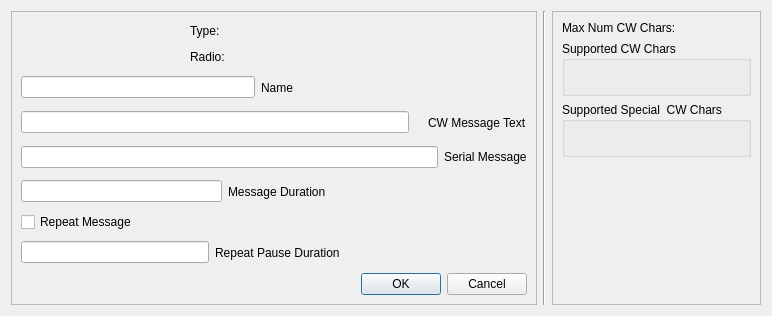
<?xml version="1.0" encoding="UTF-8"?>
<ui version="4.0">
 <class>TxVmRigButtonDialog</class>
 <widget class="QDialog" name="TxVmRigButtonDialog">
  <property name="geometry">
   <rect>
    <x>0</x>
    <y>0</y>
    <width>772</width>
    <height>316</height>
   </rect>
  </property>
  <property name="windowTitle">
   <string>Rig Keyer Button Setup</string>
  </property>
  <layout class="QHBoxLayout" name="horizontalLayout_12">
   <item>
    <widget class="QFrame" name="rigButtonFrame">
     <property name="frameShape">
      <enum>QFrame::StyledPanel</enum>
     </property>
     <property name="frameShadow">
      <enum>QFrame::Raised</enum>
     </property>
     <layout class="QVBoxLayout" name="verticalLayout_2">
      <item>
       <layout class="QHBoxLayout" name="horizontalLayout">
        <item>
         <spacer name="horizontalSpacer">
          <property name="orientation">
           <enum>Qt::Horizontal</enum>
          </property>
          <property name="sizeHint" stdset="0">
           <size>
            <width>107</width>
            <height>46</height>
           </size>
          </property>
         </spacer>
        </item>
        <item>
         <layout class="QVBoxLayout" name="verticalLayout">
          <item>
           <layout class="QHBoxLayout" name="horizontalLayout_7">
            <item>
             <widget class="QLabel" name="label_3">
              <property name="text">
               <string>Type: </string>
              </property>
             </widget>
            </item>
            <item>
             <widget class="QLabel" name="txVmTypeLbl">
              <property name="text">
               <string/>
              </property>
             </widget>
            </item>
            <item>
             <spacer name="horizontalSpacer_7">
              <property name="orientation">
               <enum>Qt::Horizontal</enum>
              </property>
              <property name="sizeHint" stdset="0">
               <size>
                <width>40</width>
                <height>20</height>
               </size>
              </property>
             </spacer>
            </item>
           </layout>
          </item>
          <item>
           <layout class="QHBoxLayout" name="horizontalLayout_8">
            <item>
             <widget class="QLabel" name="label_4">
              <property name="text">
               <string>Radio:</string>
              </property>
             </widget>
            </item>
            <item>
             <widget class="QLabel" name="radioNameLbl">
              <property name="text">
               <string/>
              </property>
             </widget>
            </item>
            <item>
             <spacer name="horizontalSpacer_6">
              <property name="orientation">
               <enum>Qt::Horizontal</enum>
              </property>
              <property name="sizeHint" stdset="0">
               <size>
                <width>40</width>
                <height>20</height>
               </size>
              </property>
             </spacer>
            </item>
           </layout>
          </item>
         </layout>
        </item>
        <item>
         <spacer name="horizontalSpacer_2">
          <property name="orientation">
           <enum>Qt::Horizontal</enum>
          </property>
          <property name="sizeHint" stdset="0">
           <size>
            <width>107</width>
            <height>46</height>
           </size>
          </property>
         </spacer>
        </item>
       </layout>
      </item>
      <item>
       <layout class="QHBoxLayout" name="horizontalLayout_3">
        <item>
         <widget class="QLineEdit" name="txVmNameEdit"/>
        </item>
        <item>
         <widget class="QLabel" name="label">
          <property name="text">
           <string>Name</string>
          </property>
         </widget>
        </item>
        <item>
         <spacer name="horizontalSpacer_5">
          <property name="orientation">
           <enum>Qt::Horizontal</enum>
          </property>
          <property name="sizeHint" stdset="0">
           <size>
            <width>40</width>
            <height>20</height>
           </size>
          </property>
         </spacer>
        </item>
       </layout>
      </item>
      <item>
       <layout class="QHBoxLayout" name="horizontalLayout_5">
        <item>
         <widget class="QLineEdit" name="txCwMessageLineEdit"/>
        </item>
        <item>
         <widget class="QLabel" name="cwMsgLengthLabel">
          <property name="text">
           <string/>
          </property>
         </widget>
        </item>
        <item>
         <widget class="QLabel" name="cwMessageTextLabel">
          <property name="text">
           <string>CW Message Text</string>
          </property>
         </widget>
        </item>
       </layout>
      </item>
      <item>
       <layout class="QHBoxLayout" name="horizontalLayout_6">
        <item>
         <widget class="QLineEdit" name="txSerialMessageLineEdit"/>
        </item>
        <item>
         <widget class="QLabel" name="serialMessageLabel">
          <property name="text">
           <string>Serial Message</string>
          </property>
         </widget>
        </item>
       </layout>
      </item>
      <item>
       <layout class="QHBoxLayout" name="horizontalLayout_2">
        <item>
         <widget class="QLineEdit" name="txVmMessageDur"/>
        </item>
        <item>
         <widget class="QLabel" name="messageDurLbl">
          <property name="text">
           <string>Message Duration</string>
          </property>
         </widget>
        </item>
        <item>
         <spacer name="horizontalSpacer_4">
          <property name="orientation">
           <enum>Qt::Horizontal</enum>
          </property>
          <property name="sizeHint" stdset="0">
           <size>
            <width>40</width>
            <height>20</height>
           </size>
          </property>
         </spacer>
        </item>
       </layout>
      </item>
      <item>
       <widget class="QCheckBox" name="txVmRepeatChkBox">
        <property name="text">
         <string>Repeat Message</string>
        </property>
       </widget>
      </item>
      <item>
       <layout class="QHBoxLayout" name="horizontalLayout_4">
        <item>
         <widget class="QLineEdit" name="txVmRepeatPauseDur"/>
        </item>
        <item>
         <widget class="QLabel" name="label_2">
          <property name="text">
           <string>Repeat Pause Duration</string>
          </property>
         </widget>
        </item>
        <item>
         <spacer name="horizontalSpacer_3">
          <property name="orientation">
           <enum>Qt::Horizontal</enum>
          </property>
          <property name="sizeHint" stdset="0">
           <size>
            <width>40</width>
            <height>20</height>
           </size>
          </property>
         </spacer>
        </item>
       </layout>
      </item>
      <item>
       <widget class="QDialogButtonBox" name="buttonBox">
        <property name="orientation">
         <enum>Qt::Horizontal</enum>
        </property>
        <property name="standardButtons">
         <set>QDialogButtonBox::Cancel|QDialogButtonBox::Ok</set>
        </property>
       </widget>
      </item>
     </layout>
    </widget>
   </item>
   <item>
    <widget class="Line" name="cwCharacterInfoSupportLine">
     <property name="orientation">
      <enum>Qt::Vertical</enum>
     </property>
    </widget>
   </item>
   <item>
    <widget class="QFrame" name="cwInfoFrame">
     <property name="frameShape">
      <enum>QFrame::StyledPanel</enum>
     </property>
     <property name="frameShadow">
      <enum>QFrame::Raised</enum>
     </property>
     <layout class="QVBoxLayout" name="verticalLayout_4">
      <item>
       <layout class="QHBoxLayout" name="horizontalLayout_9">
        <item>
         <widget class="QLabel" name="maxNumCwCharsLabel">
          <property name="text">
           <string>Max Num CW Chars:</string>
          </property>
         </widget>
        </item>
        <item>
         <widget class="QLabel" name="maxNumCwCharsTxt">
          <property name="text">
           <string/>
          </property>
         </widget>
        </item>
       </layout>
      </item>
      <item>
       <layout class="QVBoxLayout" name="verticalLayout_3">
        <item>
         <widget class="QGroupBox" name="supportedCwCharsGroupBox">
          <property name="title">
           <string>Supported CW Chars</string>
          </property>
          <layout class="QHBoxLayout" name="horizontalLayout_10">
           <item>
            <widget class="QLabel" name="listOfSupportedCwCharsLabel">
             <property name="text">
              <string/>
             </property>
            </widget>
           </item>
          </layout>
         </widget>
        </item>
        <item>
         <widget class="QGroupBox" name="supportedSpecialCwCharsGroupBox">
          <property name="title">
           <string>Supported Special  CW Chars</string>
          </property>
          <layout class="QHBoxLayout" name="horizontalLayout_11">
           <item>
            <widget class="QLabel" name="listOfSupportedCwSpecialCharsLabel">
             <property name="text">
              <string/>
             </property>
            </widget>
           </item>
          </layout>
         </widget>
        </item>
       </layout>
      </item>
      <item>
       <spacer name="verticalSpacer">
        <property name="orientation">
         <enum>Qt::Vertical</enum>
        </property>
        <property name="sizeHint" stdset="0">
         <size>
          <width>20</width>
          <height>40</height>
         </size>
        </property>
       </spacer>
      </item>
     </layout>
    </widget>
   </item>
  </layout>
 </widget>
 <resources/>
 <connections/>
</ui>
